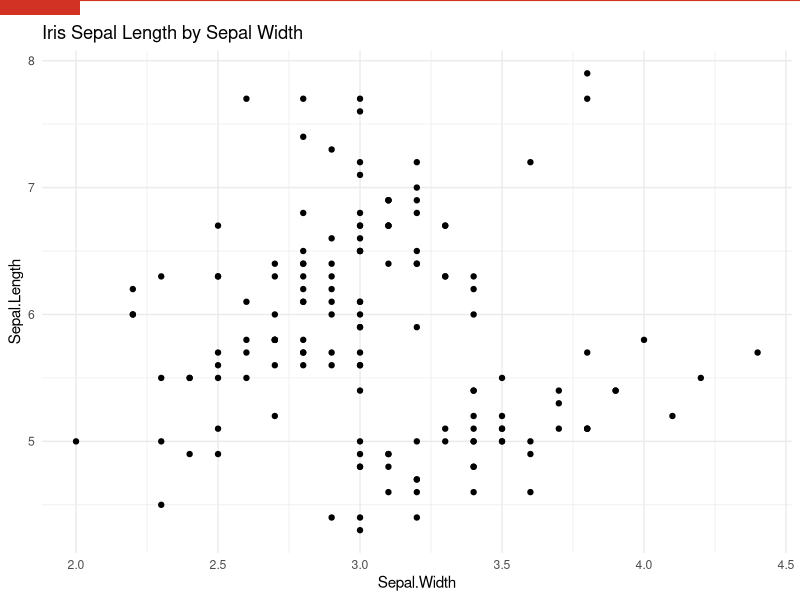

Reproduce this figure in R.
library(ggplot2)
library(grid)

png("plot.png", res = 300, width = 6.5, height = 6, units = "in")

# A basic plot, set plot.margin top to create space for the visual elements
ggplot(iris, aes(Sepal.Width, Sepal.Length)) +
  geom_point() +
  theme_minimal() +
  labs(title = "Iris Sepal Length by Sepal Width") +
  theme(plot.margin = margin(t = 18, b = 6, l = 6, r = 6))

# Add red line
grid.lines(
  x = c(0, 1),
  y = 1,
  gp = gpar(col = "#D13223", lwd = 2)
)
# Add red rectangle
grid.rect(
  x = 0,
  y = 1,
  width = 0.2,
  height = 0.05,
  gp = gpar(fill = "#D13223", col = NA)
)
invisible(dev.off())